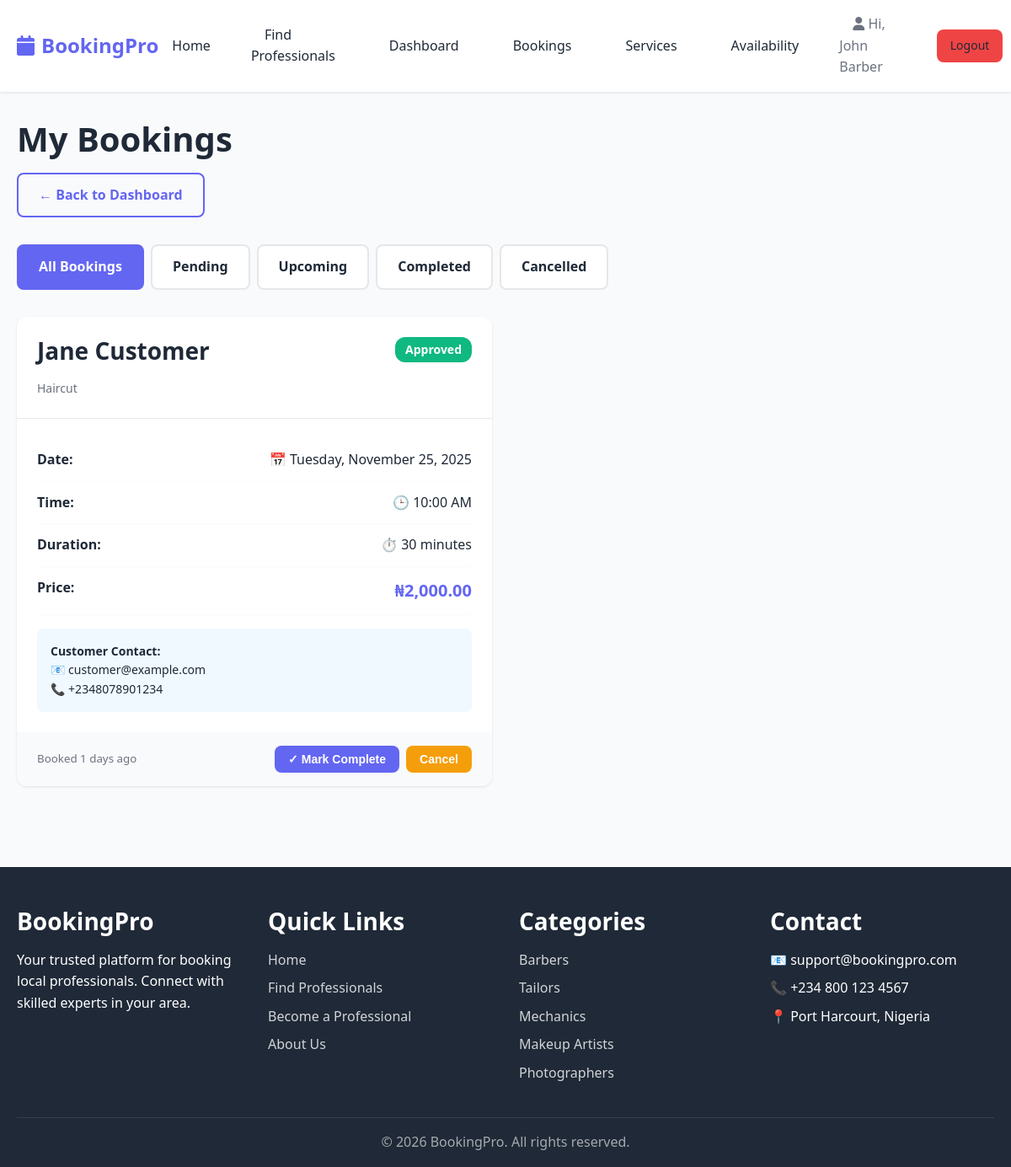
Screenshot of /professional/bookings.php (signed in) with the database file from the repository.
### tables this page shows
CREATE TABLE bookings (
    id INT AUTO_INCREMENT PRIMARY KEY,
    customer_id INT NOT NULL,
    professional_id INT NOT NULL,
    service_id INT NOT NULL,
    booking_date DATE NOT NULL,
    booking_time TIME NOT NULL,
    status ENUM('pending', 'approved', 'cancelled', 'completed') DEFAULT 'pending',
    notes TEXT,
    created_at TIMESTAMP DEFAULT CURRENT_TIMESTAMP,
    updated_at TIMESTAMP DEFAULT CURRENT_TIMESTAMP ON UPDATE CURRENT_TIMESTAMP,
    FOREIGN KEY (customer_id) REFERENCES users(id) ON DELETE CASCADE,
    FOREIGN KEY (professional_id) REFERENCES professionals(id) ON DELETE CASCADE,
    FOREIGN KEY (service_id) REFERENCES services(id) ON DELETE CASCADE
);

CREATE TABLE users (
    id INT AUTO_INCREMENT PRIMARY KEY,
    name VARCHAR(100) NOT NULL,
    email VARCHAR(100) UNIQUE NOT NULL,
    password VARCHAR(255) NOT NULL,
    role ENUM('customer', 'professional', 'admin') NOT NULL,
    phone VARCHAR(20),
    status ENUM('active', 'suspended', 'pending') DEFAULT 'active',
    created_at TIMESTAMP DEFAULT CURRENT_TIMESTAMP
);

CREATE TABLE services (
    id INT AUTO_INCREMENT PRIMARY KEY,
    professional_id INT NOT NULL,
    name VARCHAR(100) NOT NULL,
    price DECIMAL(10,2) NOT NULL,
    duration INT NOT NULL COMMENT 'Duration in minutes',
    description TEXT,
    active BOOLEAN DEFAULT TRUE,
    created_at TIMESTAMP DEFAULT CURRENT_TIMESTAMP,
    FOREIGN KEY (professional_id) REFERENCES professionals(id) ON DELETE CASCADE
);

### includes/functions.php (called while the page is built, shortened)
<?php
function formatCurrency($amount) {
    return '₦' . number_format($amount, 2);
}
function timeAgo($timestamp) {
    $time = strtotime($timestamp);
    $diff = time() - $time;
    if ($diff < 604800) return floor($diff / 86400) . ' days ago';
    return date('M j, Y', $time);
}
?>

### professional/bookings.php (the view, shortened to what this page needs)
<?php
require_once '../includes/functions.php';
$professionalId = $_SESSION['professional_id'];
$statusFilter = $_GET['status'] ?? 'all';
$query = "SELECT b.*,
          u.name as customer_name,
          u.email as customer_email,
          u.phone as customer_phone,
          s.name as service_name,
          s.price,
          s.duration
          FROM bookings b
          JOIN users u ON b.customer_id = u.id
          JOIN services s ON b.service_id = s.id
          WHERE b.professional_id = ?";
$params = [$professionalId];
$query .= " ORDER BY b.booking_date DESC, b.booking_time DESC";
$stmt = $conn->prepare($query);
$stmt->execute($params);
$bookings = $stmt->fetchAll();
include '../includes/header.php';
include '../includes/navbar.php';
?>
<div class="dashboard">
    <div class="container">
        <div class="dashboard-header">
            <h1>My Bookings</h1>
            <a href="dashboard.php" class="btn btn-outline">← Back to Dashboard</a>
        </div>
        <div class="filter-tabs">
            <a href="?status=all" class="filter-tab <?php echo $statusFilter === 'all' ? 'active' : ''; ?>">
                All Bookings
            </a>
            <a href="?status=pending" class="filter-tab <?php echo $statusFilter === 'pending' ? 'active' : ''; ?>">
                Pending
            </a>
            <a href="?status=approved" class="filter-tab <?php echo $statusFilter === 'approved' ? 'active' : ''; ?>">
                Upcoming
            </a>
            <a href="?status=completed" class="filter-tab <?php echo $statusFilter === 'completed' ? 'active' : ''; ?>">
                Completed
            </a>
            <a href="?status=cancelled" class="filter-tab <?php echo $statusFilter === 'cancelled' ? 'active' : ''; ?>">
                Cancelled
            </a>
        </div>
        <?php if (count($bookings) > 0): ?>
            <div class="bookings-grid">
                <?php foreach ($bookings as $booking): ?>
                    <div class="booking-card">
                        <div class="booking-header">
                            <div>
                                <h3><?php echo htmlspecialchars($booking['customer_name']); ?></h3>
                                <p style="color: var(--gray-color); font-size: 0.875rem; margin-top: 0.25rem;">
                                    <?php echo htmlspecialchars($booking['service_name']); ?>
                                </p>
                            </div>
                            <span class="badge badge-<?php
                                echo match($booking['status']) {
                                    'pending' => 'warning',
                                    'approved' => 'success',
                                    'cancelled' => 'danger',
                                    'completed' => 'secondary',
                                    default => 'secondary'
                                };
                            ?>">
                                <?php echo ucfirst($booking['status']); ?>
                            </span>
                        </div>
                        <div class="booking-body">
                            <div class="booking-detail">
                                <strong>Date:</strong>
                                <span>📅 <?php echo date('l, F j, Y', strtotime($booking['booking_date'])); ?></span>
                            </div>
                            <div class="booking-detail">
                                <strong>Time:</strong>
                                <span>🕒 <?php echo date('h:i A', strtotime($booking['booking_time'])); ?></span>
                            </div>
                            <div class="booking-detail">
                                <strong>Duration:</strong>
                                <span>⏱️ <?php echo $booking['duration']; ?> minutes</span>
                            </div>
                            <div class="booking-detail">
                                <strong>Price:</strong>
                                <span class="booking-price"><?php echo formatCurrency($booking['price']); ?></span>
                            </div>
                            <div class="booking-contact">
                                <strong>Customer Contact:</strong><br>
                                📧 <?php echo htmlspecialchars($booking['customer_email']); ?><br>
                                📞 <?php echo htmlspecialchars($booking['customer_phone']); ?>
                            </div>
                        </div>
                        <div class="booking-footer">
                            <small style="color: var(--gray-color);">
                                Booked <?php echo timeAgo($booking['created_at']); ?>
                            </small>
                            <div style="display: flex; gap: 0.5rem; flex-wrap: wrap;">
                                <?php if ($booking['status'] === 'approved'): ?>
                                    <form method="POST" style="display: inline;">
                                        <button type="submit" class="btn btn-primary btn-sm">
                                            ✓ Mark Complete
                                        </button>
                                    </form>
                                    <form method="POST" style="display: inline;"
                                          onsubmit="return confirm('Cancel this booking?');">
                                        <button type="submit" class="btn btn-warning btn-sm">
                                            Cancel
                                        </button>
                                    </form>
                                <?php endif; ?>
                            </div>
                        </div>
                    </div>
                <?php endforeach; ?>
            </div>
        <?php endif; ?>
    </div>
</div>
<?php include '../includes/footer.php'; ?>

### assets/css/style.css (style rules this page uses)
:root { --primary-color: #6366f1; --secondary-color: #8b5cf6; --success-color: #10b981; --danger-color: #ef4444; --warning-color: #f59e0b; --dark-color: #1f2937; --light-color: #f9fafb; --gray-color: #6b7280; --border-color: #e5e7eb; --shadow: 0 1px 3px 0 rgba(0, 0, 0, 0.1); --shadow-lg: 0 10px 15px -3px rgba(0, 0, 0, 0.1); --transition: all 0.3s ease; }
* { margin: 0; padding: 0; box-sizing: border-box; }
body { font-family: 'Segoe UI', Tahoma, Geneva, Verdana, sans-serif; line-height: 1.6; color: var(--dark-color); background-color: var(--light-color); }
h1, h2, h3, h4, h5, h6 { font-weight: 700; line-height: 1.2; margin-bottom: 1rem; color: var(--dark-color); }
h1 { font-size: 2.5rem; }
h3 { font-size: 1.75rem; }
a { text-decoration: none; color: var(--primary-color); transition: var(--transition); }
.container { max-width: 1200px; margin: 0 auto; padding: 0 20px; }
.btn { display: inline-block; padding: 0.75rem 1.5rem; font-size: 1rem; font-weight: 600; text-align: center; border: none; border-radius: 8px; cursor: pointer; transition: var(--transition); text-decoration: none; }
.btn-primary { background-color: var(--primary-color); color: white; }
.btn-warning { background-color: var(--warning-color); color: white; }
.btn-outline { background-color: transparent; border: 2px solid var(--primary-color); color: var(--primary-color); }
.btn-sm { padding: 0.5rem 1rem; font-size: 0.875rem; }
.badge { display: inline-block; padding: 0.25rem 0.75rem; font-size: 0.875rem; font-weight: 600; border-radius: 12px; text-transform: capitalize; }
.badge-success { background-color: var(--success-color); color: white; }
.dashboard { padding: 2rem 0; min-height: calc(100vh - 200px); }
.dashboard-header { margin-bottom: 2rem; }

### professional/bookings.php (style rules this page uses)
.filter-tabs { display: flex; gap: 0.5rem; margin: 2rem 0; flex-wrap: wrap; }
.filter-tab { padding: 0.75rem 1.5rem; border-radius: 8px; border: 2px solid var(--border-color); background: white; color: var(--dark-color); font-weight: 600; transition: var(--transition); }
.filter-tab.active { background: var(--primary-color); color: white; border-color: var(--primary-color); }
.bookings-grid { display: grid; grid-template-columns: repeat(auto-fill, minmax(400px, 1fr)); gap: 2rem; }
.booking-card { background: white; border-radius: 12px; box-shadow: var(--shadow); overflow: hidden; transition: var(--transition); }
.booking-header { padding: 1.5rem; border-bottom: 1px solid var(--border-color); display: flex; justify-content: space-between; align-items: start; }
.booking-body { padding: 1.5rem; }
.booking-detail { display: flex; justify-content: space-between; padding: 0.75rem 0; border-bottom: 1px solid var(--light-color); }
.booking-price { color: var(--primary-color); font-size: 1.25rem; font-weight: bold; }
.booking-contact { margin-top: 1rem; padding: 1rem; background: #f0f9ff; border-radius: 8px; font-size: 0.875rem; }
.booking-footer { padding: 1rem 1.5rem; background: var(--light-color); display: flex; justify-content: space-between; align-items: center; flex-wrap: wrap; gap: 0.5rem; }

### rows the page displays
bookings: customer.name "Jane Customer", service.name "Haircut", status "Approved", booking_date "Tuesday, November 25, 2025", booking_time "10:00 AM", service.duration "30", service.price "₦2,000.00", customer.email "customer@example.com", customer.phone "+2348078901234", created_at "1 days ago"

### other values shown
$_SESSION['user_name'] "John Barber"
